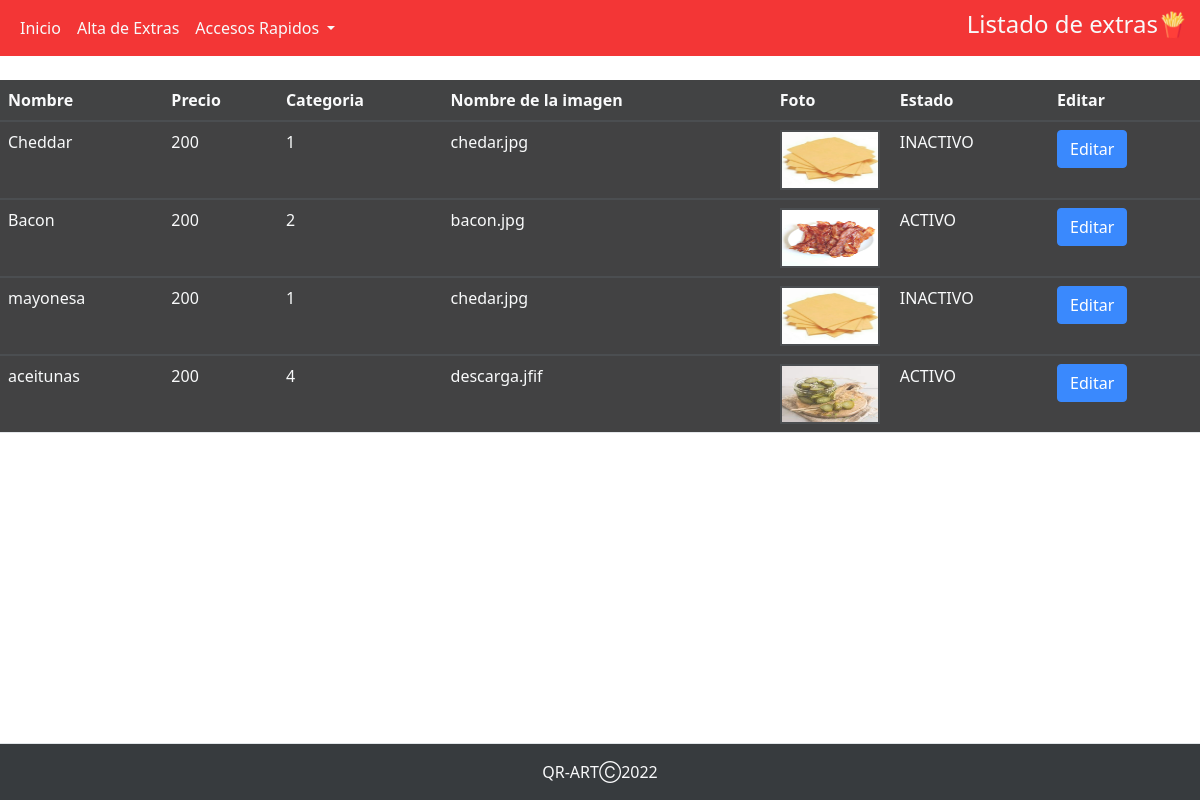
The page /perfiles/perfil_admin/abm_extras/modificacion_extra.php on the database its author committed.
### tables this page shows
CREATE TABLE `extra` (
  `cod_extra` int(6) NOT NULL,
  `categ_extra` text NOT NULL,
  `nombre_extra` text NOT NULL,
  `precio_extra` decimal(11,0) NOT NULL,
  `foto_extra` text NOT NULL,
  `estado_extra` tinyint(1) NOT NULL
);

### perfiles/perfil_admin/abm_extras/modificacion_extra.php (the view, shortened to what this page needs)
<?php
$conexion=mysqli_connect("localhost","root","","qr_art");
?>
<!DOCTYPE html>
<html lang="en">
<head>
    <link rel="stylesheet" href="https://cdnjs.cloudflare.com/ajax/libs/twitter-bootstrap/5.1.3/css/bootstrap.min.css">
    <link rel="stylesheet" href="https://cdn.datatables.net/1.12.1/css/dataTables.bootstrap5.min.css">
    <link rel="stylesheet " href="../../../assets/nav.css">
    <link rel="stylesheet " href="../../../assets/backp.css">
    <link rel="stylesheet " href="../../../assets/table.css">
</head>
<body>
<nav class="navbar navbar-expand-lg">
  <div class="container-fluid">
    <div class="collapse navbar-collapse" id="navbarSupportedContent">
      <ul class="navbar-nav me-auto mb-2 mb-lg-0">
        <li class="nav-item">
          <a class="nav-link active text-light" aria-current="page" href="../perfil_admin.php">Inicio</a>
        </li>
        <li class="nav-item">
          <a class="nav-link text-light" href="./alta_extra.php">Alta de Extras</a>
        </li>
        <li class="nav-item dropdown">
          <a class="nav-link dropdown-toggle text-light" href="#" id="navbarDropdown" role="button" data-bs-toggle="dropdown" aria-expanded="false">
            Accesos Rapidos
          </a>
        </li>
      </ul>
      <h4 class="text-sm-center text-light">Listado de extras🍟</h4>
    </div>
  </div>
</nav>
  <br>
  <table id="extra" name="extra" class="table table-striped" style="width:100%">
        <thead>
            <tr class="text-light">
                <th class="text-light">Nombre</th>
                <th class="text-light">Precio</th>
                <th class="text-light">Categoria</th>
                <th class="text-light">Nombre de la imagen</th>
                <th class="text-light">Foto</th>
                <th class="text-light">Estado</th>
                <th class="text-light">Editar</th>
            </tr>
        </thead>
        <?php
        $sql="SELECT * from extra";
        $result=mysqli_query($conexion, $sql);
        while($mostrar=mysqli_fetch_array($result)){
        ?>
        <tbody>
            <tr>
                <td class="text-light"><?php echo $mostrar['nombre_extra'] ?></td>
                <td class="text-light"><?php echo $mostrar['precio_extra'] ?></td>
                <td class="text-light"><?php echo $mostrar['categ_extra'] ?></td>
                <td class="text-light"><?php echo $mostrar['foto_extra'] ?></td>
                <td style="width: 10%;"><img id="image" name="image" style="border: 2px solid ; width: 100px; height: 60px;" alt="" src="<?php echo "../../../imagenes/extras/".$mostrar['foto_extra'] ?>"></td>
                <td class="text-light"><?php if($mostrar['estado_extra'] == 0){echo "INACTIVO";}else{echo "ACTIVO";} ?></td>
                <td>
                <a class= "btn btn-primary" href="actualizar_extras.php?id=<?php echo $mostrar['cod_extra']?>" class="table__item__link" >Editar</a>
                </td>
            </tr>
        </tbody>
        <?php
        }
        ?>
    </table>
<footer class="py-3 mt-5 border-top bg-dark fixed-bottom">
            <p class="col-md-12 mb-0 text-light text-center">QR-ARTⒸ2022</p>
    </footer>
</body>
</html>

### assets/nav.css (style rules this page uses)
.navbar-expand-lg { background-color: #f00f0fee; }

### assets/backp.css (style rules this page uses)
* { margin: 0; padding: 0; }
body { background-image: url('../assets/img/20.jpg'); background-repeat: no-repeat; background-size: cover; opacity: 0.9; width: calc((100%/3)-10px); }

### assets/table.css (style rules this page uses)
table { background-color: rgb(23, 24, 25); opacity: 0.9; margin-bottom: 40rem; }

### rows shown on the page
extra: nombre_extra "Cheddar", precio_extra "200", categ_extra "1", foto_extra "chedar.jpg", foto_extra (picture), estado_extra "INACTIVO"
extra: nombre_extra "Bacon", precio_extra "200", categ_extra "2", foto_extra "bacon.jpg", foto_extra (picture), estado_extra "ACTIVO"
extra: nombre_extra "mayonesa", precio_extra "200", categ_extra "1", foto_extra "chedar.jpg", foto_extra (picture), estado_extra "INACTIVO"
extra: nombre_extra "aceitunas", precio_extra "200", categ_extra "4", foto_extra "descarga.jfif", foto_extra (picture), estado_extra "ACTIVO"
